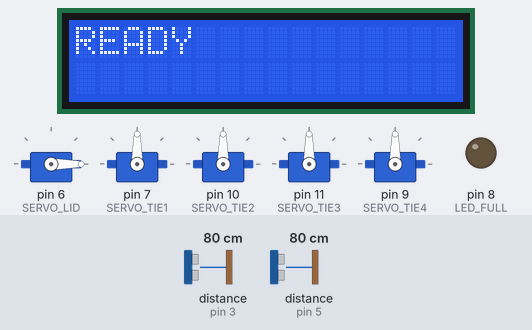
Recording of a sketch running on a simulated Arduino Uno, built with avr-gcc and run on an emulated ATmega328P. On the bench: 5 × servo, 16×2 character LCD, output pins drawn as LEDs (lit = HIGH). Wiring (inferred from the names in the program): 2 × ultrasonic range finder: trigger pin 2, echo pin 3 / trigger pin 4, echo pin 5. The inputs (shaded band) are chosen by the test bench; at power-on: distance to the obstacle (sensors on pin 5, pin 3) 80 cm. The echo pulse lasts 58.3 µs per cm; pins used as bus, display or sensor lines are not drawn; what the sketch prints to the serial monitor is not drawn.

Above: at 2.2 s.
2.3 s: distance to the obstacle (sensor on pin 5) set to 18 cm
3.8 s: distance to the obstacle (sensor on pin 5) set to 15 cm
At 5.0 s:
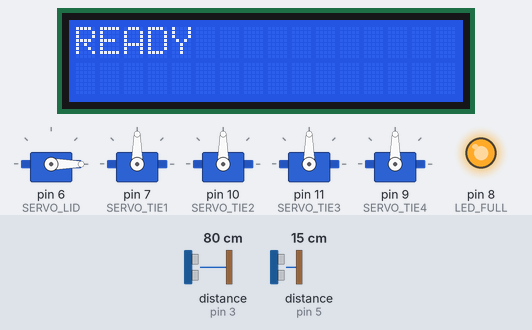
5.3 s: distance to the obstacle (sensor on pin 3) set to 2 cm
6.8 s: distance to the obstacle (sensor on pin 3) set to 35 cm
At 8.9 s:
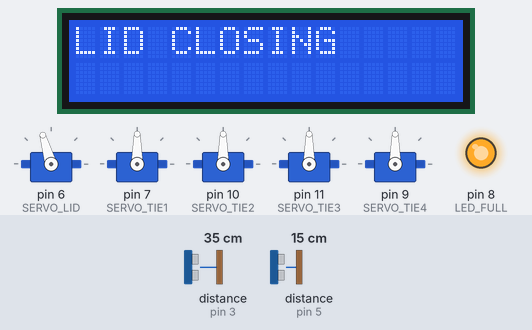
9.2 s: distance to the obstacle (sensor on pin 5) set to 35 cm
At 11.2 s:
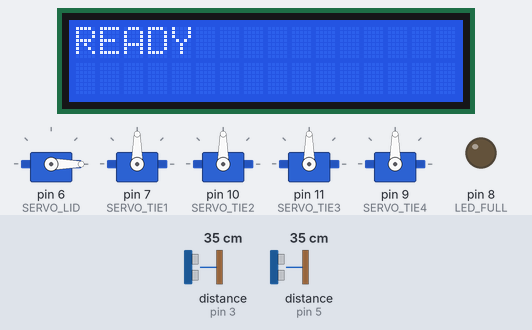
11.5 s: distance to the obstacle (sensor on pin 5) set to 2 cm
At 13.0 s:
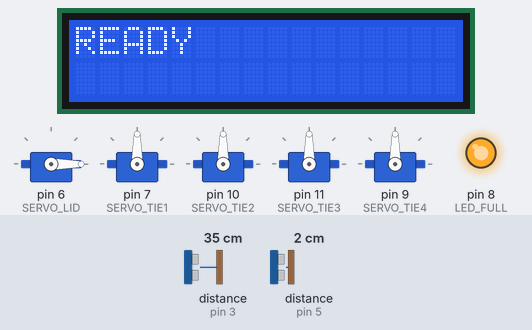
Timing chart, 0 to 14.0 s (numbered marks = the images above; inputs shaded):
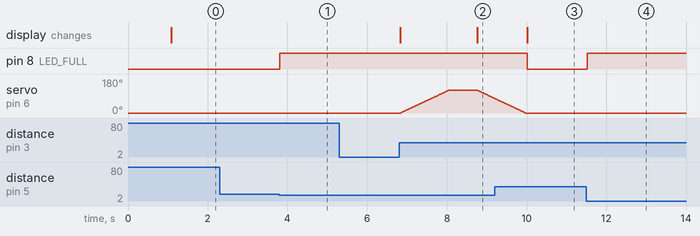

The sketch:

tashtanbek-code.ino
```cpp
#include <Servo.h>
#include <Wire.h>
#include <LiquidCrystal_I2C.h>

#define PANEL_TRIG 2
#define PANEL_ECHO 3
#define INNER_TRIG 4
#define INNER_ECHO 5
#define LED_FULL 8
#define SERVO_LID 6
#define SERVO_TIE1 7
#define SERVO_TIE2 10
#define SERVO_TIE3 11
#define SERVO_TIE4 9
#define PANEL_TRIGGER_DISTANCE 20
#define BIN_FULL_DISTANCE 15
#define HOLD_THRESHOLD 3000

Servo lidServo;
Servo tie1, tie2, tie3, tie4;
LiquidCrystal_I2C lcd(0x27, 16, 2);

bool handPresent = false;
unsigned long handStartTime = 0;
bool sequenceRunning = false;

long getDistance(int trigPin, int echoPin) {
  digitalWrite(trigPin, LOW);
  delayMicroseconds(2);
  digitalWrite(trigPin, HIGH);
  delayMicroseconds(10);
  digitalWrite(trigPin, LOW);
  return pulseIn(echoPin, HIGH) / 58;
}

void lidOpen() {
  lcd.clear();
  lcd.print("LID OPENING");
  for (int pos = 0; pos <= 120; pos++) {
    lidServo.write(pos);
    delay(10);
  }
}

void lidClose() {
  lcd.clear();
  lcd.print("LID CLOSING");
  for (int pos = 120; pos >= 0; pos--) {
    lidServo.write(pos);
    delay(10);
  }
  lcd.clear();
  lcd.print("READY");
}

void runQuartet() {
  lcd.clear();
  lcd.print("QUARTET...");
  tie1.write(0);     // пин 7 перед мусорки лево
  tie4.write(180);   // пин 9 перед мусорки право
  tie2.write(180);   // пин 10 зад мусорки лево
  tie3.write(0);     // пин 11 зад мусорки право
  delay(800);

  tie1.write(90);
  tie4.write(90);
  tie2.write(90);
  tie3.write(90);
  delay(800);
}

void setup() {
  Serial.begin(9600);

  pinMode(PANEL_TRIG, OUTPUT);
  pinMode(PANEL_ECHO, INPUT);
  pinMode(INNER_TRIG, OUTPUT);
  pinMode(INNER_ECHO, INPUT);
  pinMode(LED_FULL, OUTPUT);

  lidServo.attach(SERVO_LID);
  tie1.attach(SERVO_TIE1);
  tie2.attach(SERVO_TIE2);
  tie3.attach(SERVO_TIE3);
  tie4.attach(SERVO_TIE4);

  lidServo.write(0);
  tie1.write(90);
  tie2.write(90);
  tie3.write(90);
  tie4.write(90);

  lcd.init();
  lcd.backlight();
  lcd.print("SMART BIN");
  delay(1000);
  lcd.clear();
  lcd.print("READY");
}

void loop() {
  long handDist = getDistance(PANEL_TRIG, PANEL_ECHO);
  long innerDist = getDistance(INNER_TRIG, INNER_ECHO);
  if (innerDist > 0 && innerDist <= BIN_FULL_DISTANCE) {
    digitalWrite(LED_FULL, HIGH);
  } else {
    digitalWrite(LED_FULL, LOW);
  }

  bool handDetected = (handDist > 0 && handDist <= PANEL_TRIGGER_DISTANCE);

  if (handDetected && !handPresent && !sequenceRunning) {
    handPresent = true;
    handStartTime = millis();
    Serial.println("HAND DETECTED - START TIMER");
  }

  if (handDetected && handPresent && !sequenceRunning) {
    unsigned long holdTime = millis() - handStartTime;
    if (holdTime >= HOLD_THRESHOLD) {
      sequenceRunning = true;
      Serial.println("LONG HOLD - QUARTET START");
      lidOpen();
      delay(2000);
      runQuartet();
      delay(1000);
      lidClose();
      sequenceRunning = false;
      handPresent = false;
      return;
    }
  }

  if (!handDetected && handPresent && !sequenceRunning) {
    unsigned long holdTime = millis() - handStartTime;
    handPresent = false;
    if (holdTime < HOLD_THRESHOLD) {
      sequenceRunning = true;
      Serial.println("SHORT HOLD - LID ONLY");

      lidOpen();
      delay(700);
      lidClose();

      sequenceRunning = false;
    }
  }

  delay(30);
}
```

Measured:
- the behaviour switches between 17 and 16 cm on distance to the obstacle (sensor on pin 5) (found by bisection; images 0 and 1)
- after the input at 2.3 s, every drawn part: stays the same
- after the input at 3.8 s, pin 8 (LED_FULL): LOW → HIGH at once
- after the input at 5.3 s, every drawn part: stays the same
- after the input at 9.2 s, pin 8 (LED_FULL): HIGH → LOW after 0.82 s
- after the input at 11.5 s, pin 8 (LED_FULL): LOW → HIGH at once
- by itself, servo on pin 6 (SERVO_LID): rises from 0° to 120° in 1.2 s, then falls to 78° in 1.1 s
